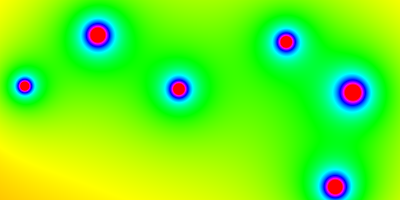
Frame 1 (no input)
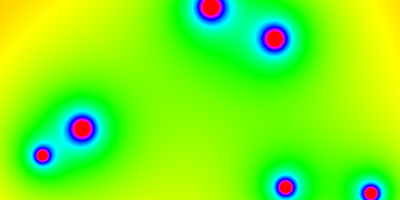
Frame 60 (no input)
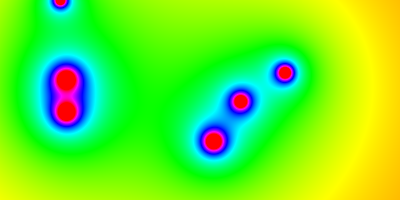
Frame 120 (the mouse pressed at the canvas centre since frame 60)

The p5.js sketch that drew these frames (run headless with seeded random() and noise() and a simulated clock; from frame 60 on, the mouse is pressed at the canvas centre):

// p5.js sketch
// ── sketch.js
var blobs = []

function setup() {
    createCanvas(400, 200);
    colorMode(HSB);
    for(i=0; i<6; i++) 
      blobs.push(new Blob(random(0, width), random(0, height)));
}

function draw() {
    background(51);

    loadPixels();
    for(x = 0; x < width; x++) {
        for(y=0; y<height; y++) {
            let sum = 0;
            for(i=0; i<blobs.length; i++) {
                let xdif = x-blobs[i].x;
                let ydif = y-blobs[i].y;
                let d = sqrt((xdif*xdif) + (ydif*ydif));
                sum += 10 * blobs[i].r/d;
            }
            set(x, y, color(sum, 255, 255));
        }
    }
    updatePixels();

    for(i=0; i<blobs.length; i++) {
        blobs[i].update();
    }
}

// ── blob.js
class Blob {
    constructor(x, y) {
        this.x = x;
        this.y = y;
        let angle = random(0, 2*PI);
        this.xspeed = random(2, 5) * cos(angle);
        this.yspeed = random(2, 5) * sin(angle);
        this.r = random(120, 240);
    }

    update() {
        this.x += this.xspeed;
        this.y += this.yspeed;
        if(this.x > width || this.x < 0) this.xspeed *= -1;
        if(this.y > height || this.y < 0) this.yspeed *= -1;
    }

    show() {
        noFill();
        stroke(0);
        strokeWeight(4);
        ellipse(this.x, this.y, this.r*2, this.r*2);
    }
}
